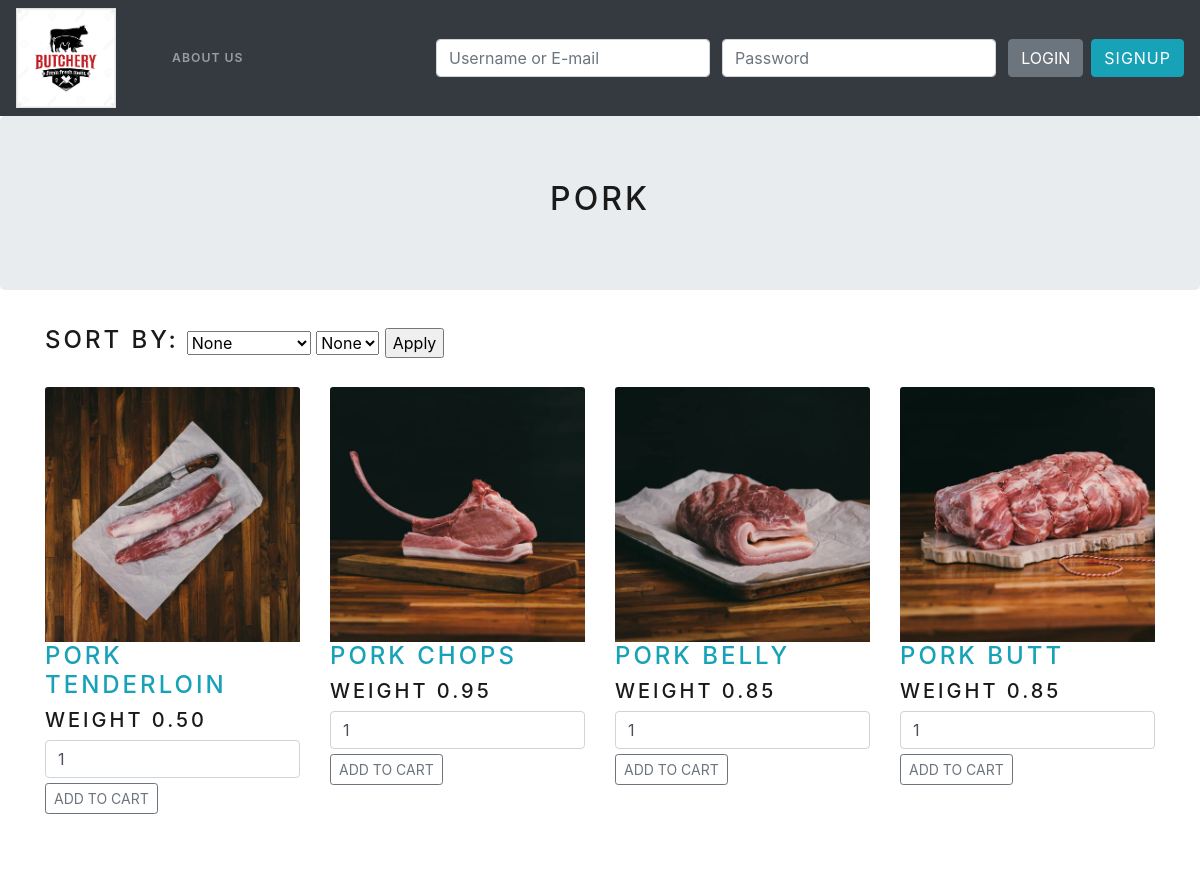
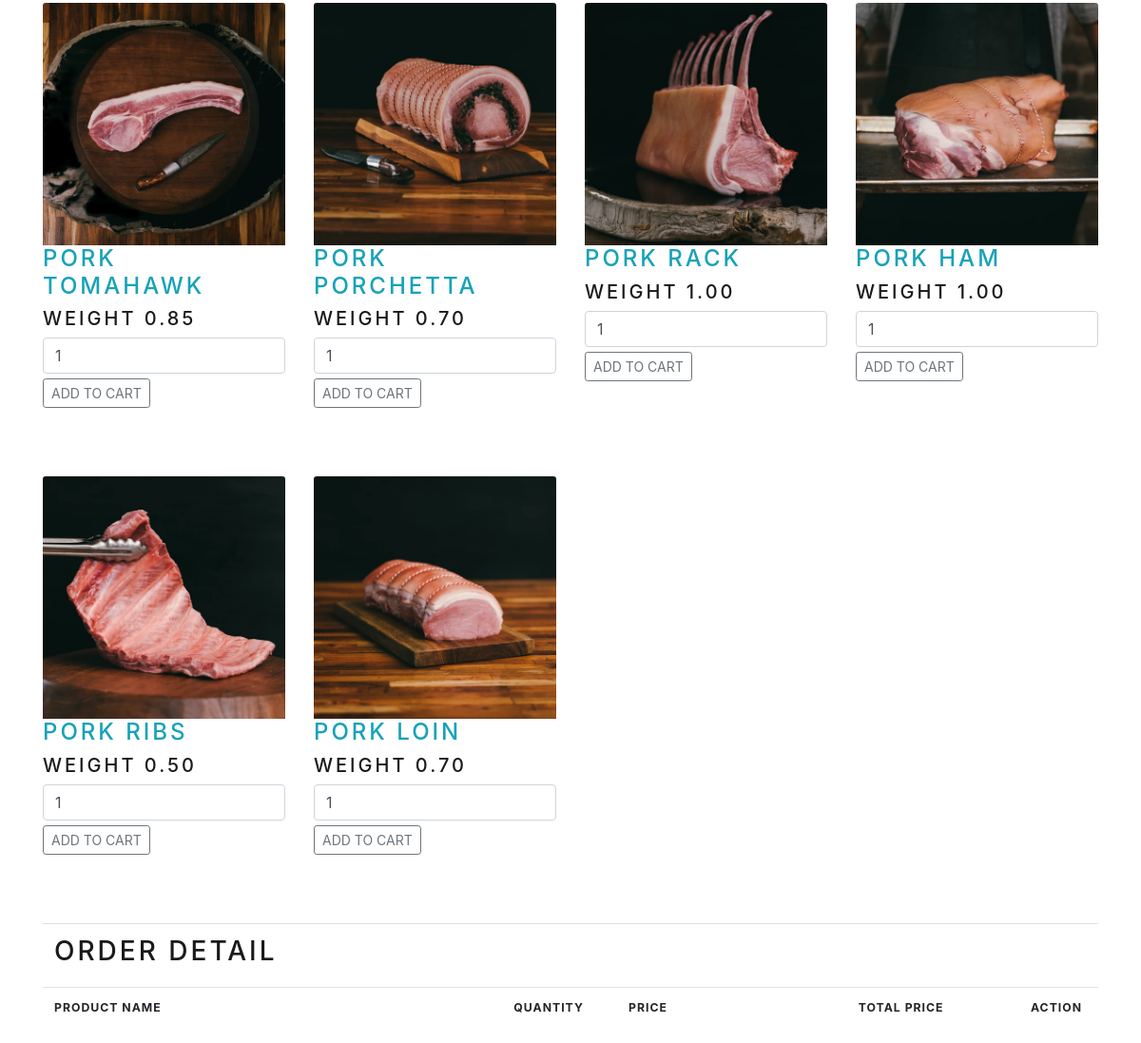
Page /shop_pork.php on the committed database (2 pictures, top to bottom).
### tables this page shows
CREATE TABLE PRODUCTS(
	productId VARCHAR(254) NOT NULL,
	productName VARCHAR(254) NOT NULL,
	productEachWeight FLOAT (10,2),
	country VARCHAR(254) NOT NULL,
	picture VARCHAR(254) NOT NULL,
	stock INTEGER NOT NULL,
	PRIMARY KEY (productID),
	FOREIGN KEY (country) REFERENCES ORIGIN (country)
);

### shop_pork.php (the view, shortened to what this page needs)
<?php
    require "header.php";
?>
<main role="main">
      <section class="jumbotron text-center">
        <div class="container">
          <h2 class="jumbotron-heading">Pork</h2>
        </div>
      </section>
	  <div class="container">
        <div class="sorters form-inline mt-2">
            <h4 class="mt-1 mr-2">Sort by: </h4>
            <form method="POST" action="./shop_pork.php">
				<select id="countryFilter" name="countryFilter">
                  <option value="none" >None</option>
				</select>
				<select id="gradeFilter" name="gradeFilter">
					<option value="none" >None</option>
				</select>
               <input type="submit" name="apply" value="Apply"/>
            </form>
         </div>
        <div class="row">
			<?php
					if(isset($_POST['countryFilter'])){
							if($_POST['countryFilter']=="none"){
								$countryF='';
							}
							else{
								$countryF = ' AND ORIGIN.country="'.$_POST['countryFilter'].'"';
							}
					}
					else{
						$countryF = '';
					}
					if(isset($_POST['gradeFilter'])){
						if($_POST['gradeFilter']=="none"){
							$gradeF='';
						}
						else{
							$gradeF = ' AND TYPE.grade="'.$_POST['gradeFilter'].'"';
						}
					}
					else{
						$gradeF = '';
					}
				$connect = mysqli_connect('localhost', 'root', '', 'butcherStore');
				$query = 'SELECT * FROM PRODUCTS,TYPE,ORIGIN WHERE PRODUCTS.productId = TYPE.productId AND type="pork" AND PRODUCTS.country=ORIGIN.country'.$countryF.$gradeF;
				$result = mysqli_query($connect, $query);
				if ($result):
					if(mysqli_num_rows($result)>0):
						while($product = mysqli_fetch_assoc($result)):
						?>
						<div class="col-sm-3 mb-5 mt-4">
							<form method="POST" action="shop_pork.php?action=add&id=<?php echo $product['productId']; ?>">
								<div class="products">
									<img src="./img/<?php echo $product['picture']; ?>" class="img-responsive card-img-top"  />
									<h4 class="text-info card-text"> <?php echo $product['productName']; ?> </h4>
									<h5>weight <?php echo $product['productEachWeight'] ?> </h5>
									<input type="text" name="quantity" class="form-control" value="1" />
									<input type="submit" name="add_to_cart" style="margin-top:5px;" class="btn btn-sm btn-outline-secondary" value="Add to Cart" />
								</div>
							</form>
						</div>
							<?php
										endwhile;
									endif;
								endif;
								?>
		</div>
	<br />
	<div class="table-responsive">
		<table class="table">
			<tr><th colspan="5"><h3>Order Detail</h3></th></tr>
			<tr>
				<th width="40%">Product Name</th>
				<th width="10%">Quantity</th>
				<th width="20%">Price</th>
				<th width="15%">Total Price</th>
				<th width="5%">Action</th>
			</tr>
		</table>
		</div>
		</div>
</body>

### rows in the picture
products: picture (picture), productName "PORK TENDERLOIN", productEachWeight "0.50"
products: picture (picture), productName "PORK CHOPS", productEachWeight "0.95"
products: picture (picture), productName "PORK BELLY", productEachWeight "0.85"
products: picture (picture), productName "PORK BUTT", productEachWeight "0.85"
products: picture (picture), productName "PORK TOMAHAWK", productEachWeight "0.85"
products: picture (picture), productName "PORK PORCHETTA", productEachWeight "0.70"
products: picture (picture), productName "PORK RACK", productEachWeight "1.00"
products: picture (picture), productName "PORK HAM", productEachWeight "1.00"
products: picture (picture), productName "PORK RIBS", productEachWeight "0.50"
products: picture (picture), productName "PORK LOIN", productEachWeight "0.70"
